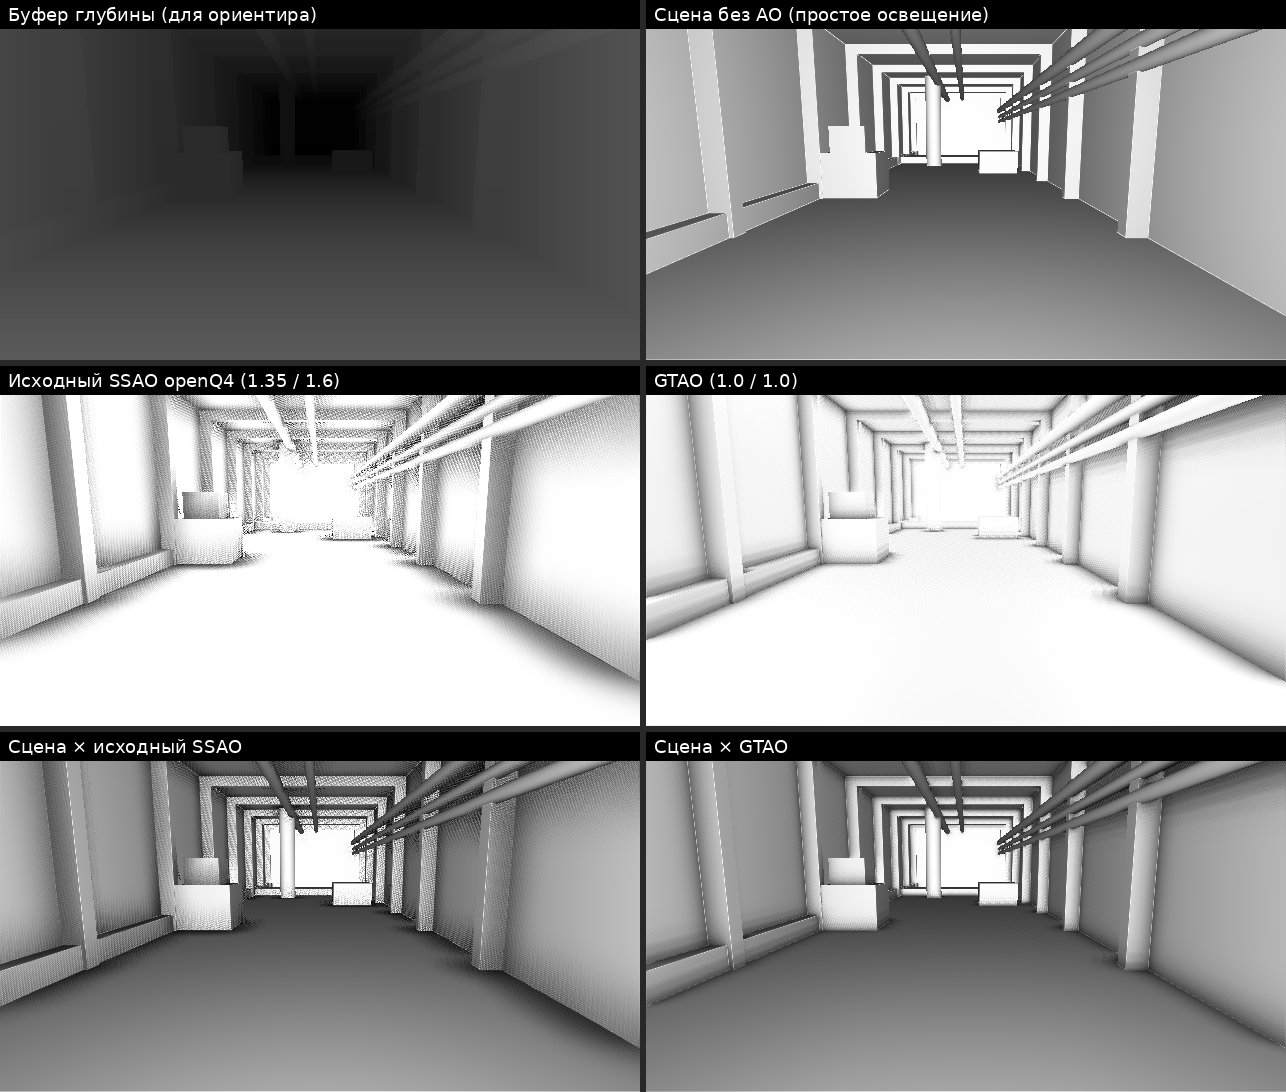

Generate this figure with Python:
"""Side-by-side: stock openQ4 SSAO vs the GTAO replacement on one depth buffer.

The depth buffer is ray-traced from a Quake-4-style tech corridor: floor,
ceiling, side walls with ribs, pipes along a wall and the ceiling, crates,
a step and a pillar. Both shaders are ported line-for-line from GLSL.
"""
import numpy as np
from PIL import Image, ImageDraw, ImageFont

W, H = 640, 360
fov_x = np.radians(90)
P0 = 1 / np.tan(fov_x / 2)
P5 = P0 * W / H
P8 = P9 = 0.0
NEAR = 3.0
P10, P14 = -0.999, -2 * NEAR
projectionScale = 0.5 * H * P5

# ---------------- scene ----------------
ys, xs = np.mgrid[0:H, 0:W]
U = (xs + 0.5) / W
Vv = 1 - (ys + 0.5) / H
dirs = np.stack([(U * 2 - 1) / P0, (Vv * 2 - 1) / P5, -np.ones_like(U)], -1)
# camera: eye height 56 above floor, slightly right of centre, pitched down a bit
pitch = np.radians(-8)
cp, sp = np.cos(pitch), np.sin(pitch)
Rx = np.array([[1, 0, 0], [0, cp, -sp], [0, sp, cp]])
D = dirs @ Rx.T                       # world-space ray dirs
O = np.array([20.0, 56.0, 0.0])       # world-space eye

T = np.full((H, W), np.inf)

def hit(t):
    global T
    t = np.where(np.isfinite(t) & (t > 1e-3), t, np.inf)
    T = np.minimum(T, t)

def box(lo, hi):
    lo, hi = np.array(lo, float), np.array(hi, float)
    with np.errstate(divide='ignore', invalid='ignore'):
        t1 = (lo - O) / D
        t2 = (hi - O) / D
    tmin = np.nanmax(np.minimum(t1, t2), -1)
    tmax = np.nanmin(np.maximum(t1, t2), -1)
    hit(np.where((tmax >= tmin) & (tmax > 0), np.where(tmin > 0, tmin, np.inf), np.inf))

def cyl_z(cx, cy, r, z0, z1):
    ox, oy = O[0] - cx, O[1] - cy
    a = D[..., 0] ** 2 + D[..., 1] ** 2
    b = 2 * (ox * D[..., 0] + oy * D[..., 1])
    c = ox * ox + oy * oy - r * r
    disc = b * b - 4 * a * c
    with np.errstate(invalid='ignore', divide='ignore'):
        t = (-b - np.sqrt(disc)) / (2 * a)
    z = O[2] + t * D[..., 2]
    hit(np.where((disc > 0) & (z <= z1) & (z >= z0), t, np.inf))

def cyl_y(cx, cz, r, y0, y1):
    ox, oz = O[0] - cx, O[2] - cz
    a = D[..., 0] ** 2 + D[..., 2] ** 2
    b = 2 * (ox * D[..., 0] + oz * D[..., 2])
    c = ox * ox + oz * oz - r * r
    disc = b * b - 4 * a * c
    with np.errstate(invalid='ignore', divide='ignore'):
        t = (-b - np.sqrt(disc)) / (2 * a)
    y = O[1] + t * D[..., 1]
    hit(np.where((disc > 0) & (y <= y1) & (y >= y0), t, np.inf))

Z0, Z1 = -2000, 10
box([-140, -10, Z0], [140, 0, Z1])        # floor
box([-140, 160, Z0], [140, 170, Z1])      # ceiling
box([-150, 0, Z0], [-120, 160, Z1])       # left wall
box([120, 0, Z0], [150, 160, Z1])         # right wall
box([-140, 0, -900], [140, 160, -880])    # end wall
for z in range(-60, -880, -110):          # wall ribs / panel frames
    box([-120, 0, z - 10], [-108, 160, z])
    box([108, 0, z - 10], [120, 160, z])
    box([-120, 150, z - 10], [120, 160, z])
box([-120, 0, Z0], [-110, 14, Z1])        # skirting on the left
for (y, r) in [(120, 6), (104, 4), (92, 4)]:   # pipes on the right wall
    cyl_z(114 - r, y, r, Z0, Z1)
cyl_z(-30, 150, 7, Z0, Z1)                # ceiling pipe
cyl_z(10, 152, 5, Z0, Z1)
box([-108, 0, -330], [-60, 40, -282])     # crates
box([-104, 40, -324], [-72, 64, -292])
box([40, 0, -520], [96, 32, -470])
box([-120, 0, -700], [120, 12, -640])     # step
cyl_y(-40, -600, 14, 0, 160)              # pillar

# world -> view (camera space)
Pw = O + D * T[..., None]
Pv = (Pw - O) @ Rx                         # inverse rotation
zview = Pv[..., 2]
ndcz = (P10 * zview + P14) / (-zview)
depthbuf = np.where(np.isfinite(T), ndcz * 0.5 + 0.5, 1.0)

# ---------------- shared helpers (ported from ssao.fs) ----------------
ix, iy = 1 / W, 1 / H
def sample_depth(ux, uy):
    px = np.clip((ux * W).astype(int), 0, W - 1)
    py = np.clip(((1 - uy) * H).astype(int), 0, H - 1)
    return depthbuf[py, px]
def view_z(dep):
    den = dep * 2 - 1 + P10
    den = np.where(np.abs(den) < 1e-5, np.where(den < 0, -1e-5, 1e-5), den)
    return -P14 / den
def recon(ux, uy, dep):
    z = view_z(dep)
    return np.stack([-z * (ux * 2 - 1 + P8) / P0, -z * (uy * 2 - 1 + P9) / P5, z], -1)
def dot(a, b): return np.sum(a * b, -1)
def norm(a): return a / np.maximum(np.linalg.norm(a, axis=-1, keepdims=True), 1e-9)
def ign(px, py): return np.modf(52.9829189 * np.modf(px * 0.06711056 + py * 0.00583715)[0])[0]
def smoothstep(e0, e1, x):
    t = np.clip((x - e0) / (e1 - e0), 0, 1); return t * t * (3 - 2 * t)

dep = sample_depth(U, Vv)
C = recon(U, Vv, dep)
def pick(c, n, p):
    a, b = c - n, p - c
    return np.where((np.abs(a[..., 2]) < np.abs(b[..., 2]))[..., None], a, b)
Lp = recon(U - ix, Vv, sample_depth(U - ix, Vv)); Rp = recon(U + ix, Vv, sample_depth(U + ix, Vv))
Dp = recon(U, Vv - iy, sample_depth(U, Vv - iy)); Up = recon(U, Vv + iy, sample_depth(U, Vv + iy))
N = norm(np.cross(pick(C, Lp, Rp), pick(C, Dp, Up)))
N = np.where((dot(N, C) > 0)[..., None], -N, N)
viewDepth = -C[..., 2]
pxp, pyp = U * W, Vv * H
sky = dep >= 0.99999

radius, bias, maxdist, samples = 36.0, 2.0, 1200.0, 20.0   # engine defaults, except max distance
fade = 1 - smoothstep(maxdist * 0.5, maxdist, viewDepth)

# ---------------- stock SSAO ----------------
def stock(intensity=1.35, power=1.6):
    radPix = np.clip(radius * projectionScale / np.maximum(viewDepth, 1), 2, 96)
    rot = ign(pxp, pyp) * 2 * np.pi
    occ = np.zeros((H, W)); wsum = np.zeros((H, W))
    for i in range(int(samples)):
        si = i + 0.5
        ang = si * 2.39996323 + rot
        sr = np.sqrt(si / samples)
        sx = U + np.cos(ang) * sr * radPix * ix
        sy = Vv + np.sin(ang) * sr * radPix * iy
        sd = sample_depth(sx, sy)
        ts = recon(sx, sy, sd) - C
        d2 = dot(ts, ts)
        ok = (sd < 0.99999) & (d2 > 1e-4) & (d2 <= radius * radius)
        dist = np.sqrt(d2)
        aw = np.clip((dot(N, ts) - bias) / np.maximum(dist, 1e-6), 0, 1)
        rw = 1 - smoothstep(radius * 0.35, radius, dist)
        dw = 1 - smoothstep(radius * 0.5, radius * 1.5, np.abs(ts[..., 2]))
        w = np.where(ok, rw * dw, 0)
        occ += aw * w; wsum += w
    ob = np.where(wsum > 0, occ / np.maximum(wsum, 1e-9), 0)
    ao = np.clip(np.clip(1 - ob * intensity, 0, 1) ** power, 0, 1)
    return np.where(sky, 1, 1 + (ao - 1) * fade)

# ---------------- GTAO ----------------
def gtao(intensity=1.0, power=1.0):
    pos = C + N * bias * 0.25
    V = norm(-pos)
    radPix = np.minimum(radius * projectionScale / np.maximum(viewDepth, 1), 256)
    fr = 0.615 * radius; fmul = -1 / fr; fadd = (radius - fr) / fr + 1
    slices = int(np.clip(np.floor(samples / 4), 2, 8)); steps = 6
    sn, stn = ign(pxp, pyp), ign(pxp + 5.588238, pyp + 5.588238)
    def upd(hc, low, sx, sy):
        sd = sample_depth(sx, sy)
        dl = recon(sx, sy, sd) - pos
        dist = np.linalg.norm(dl, axis=-1)
        sc = dot(dl / np.maximum(dist, 1e-4)[..., None], V)
        w = np.clip(dist * fmul + fadd, 0, 1)
        return np.where((sd < 0.99999) & (dist >= 1e-4), np.maximum(hc, low + (sc - low) * w), hc)
    vis = np.zeros((H, W))
    for s in range(slices):
        phi = (s + sn) * np.pi / slices
        d2 = np.stack([np.cos(phi), np.sin(phi)], -1)
        d3 = np.concatenate([d2, np.zeros((H, W, 1))], -1)
        ortho = d3 - dot(d3, V)[..., None] * V
        axis = norm(np.cross(d3, V))
        pn = N - axis * dot(N, axis)[..., None]
        pl = np.linalg.norm(pn, axis=-1)
        cosN = np.clip(dot(pn, V) / np.maximum(pl, 1e-9), -1, 1)
        n = np.sign(dot(ortho, pn)) * np.arccos(cosN); sinN = np.sin(n)
        lowP, lowN = np.cos(n + np.pi / 2), np.cos(n - np.pi / 2)
        hP, hN = lowP.copy(), lowN.copy()
        for j in range(steps):
            tt = ((j + stn) / steps) ** 2
            off = np.maximum(tt * radPix, j + 1.0)
            ox, oy = d2[..., 0] * off * ix, d2[..., 1] * off * iy
            hP = upd(hP, lowP, U + ox, Vv + oy)
            hN = upd(hN, lowN, U - ox, Vv - oy)
        hp = np.minimum(np.arccos(np.clip(hP, -1, 1)), n + np.pi / 2)
        hn = np.maximum(-np.arccos(np.clip(hN, -1, 1)), n - np.pi / 2)
        arc = lambda h: (cosN + 2 * h * sinN - np.cos(2 * h - n)) * 0.25
        vis += pl * (arc(hp) + arc(hn))
    ao = np.clip(vis / slices, 0, 1) ** power
    ao = np.clip(1 - (1 - ao) * intensity, 0, 1)
    return np.where(sky, 1, 1 + (ao - 1) * fade)

# ---------------- output ----------------
a_stock, a_gtao = stock(), gtao()

def depth_vis():
    z = np.where(sky, viewDepth.max(), viewDepth)
    g = 1 - np.clip(np.log(z) / np.log(900), 0, 1)
    return g

def lit():  # simple headlamp-like diffuse so the geometry reads
    l = np.clip(dot(N, norm(-C)), 0, 1)
    return 0.15 + 0.85 * l

def to_img(a): return Image.fromarray((np.clip(a, 0, 1) * 255).astype(np.uint8)).convert("RGB")

try:
    font = ImageFont.truetype("/usr/share/fonts/truetype/dejavu/DejaVuSans.ttf", 18)
except OSError:
    font = ImageFont.load_default()

def label(img, text):
    d = ImageDraw.Draw(img)
    d.rectangle([0, 0, img.width, 28], fill=(0, 0, 0))
    d.text((8, 4), text, fill=(255, 255, 255), font=font)
    return img

panels = [
    label(to_img(depth_vis()), "Буфер глубины (для ориентира)"),
    label(to_img(lit()), "Сцена без AO (простое освещение)"),
    label(to_img(a_stock), "Исходный SSAO openQ4 (1.35 / 1.6)"),
    label(to_img(a_gtao), "GTAO (1.0 / 1.0)"),
    label(to_img(lit() * a_stock), "Сцена × исходный SSAO"),
    label(to_img(lit() * a_gtao), "Сцена × GTAO"),
]
grid = Image.new("RGB", (W * 2 + 6, H * 3 + 12), (40, 40, 40))
for k, p in enumerate(panels):
    grid.paste(p, ((k % 2) * (W + 6), (k // 2) * (H + 6)))
grid.save("compare.png")

# 4x zoom crop: crates + pipes area, to show noise and contact detail
x0, y0, cw, ch = 60, 150, 160, 110
crops = []
for a, name in [(a_stock, "SSAO, ×4"), (a_gtao, "GTAO, ×4")]:
    c = to_img(a).crop((x0, y0, x0 + cw, y0 + ch)).resize((cw * 4, ch * 4), Image.NEAREST)
    crops.append(label(c, name))
zoom = Image.new("RGB", (cw * 8 + 6, ch * 4), (40, 40, 40))
zoom.paste(crops[0], (0, 0)); zoom.paste(crops[1], (cw * 4 + 6, 0))
zoom.save("compare_zoom.png")

flat = (~sky) & (np.abs(N[..., 1]) > 0.98) & (viewDepth < 150)
print("open-floor mean: stock %.3f  gtao %.3f" % (a_stock[flat].mean(), a_gtao[flat].mean()))
